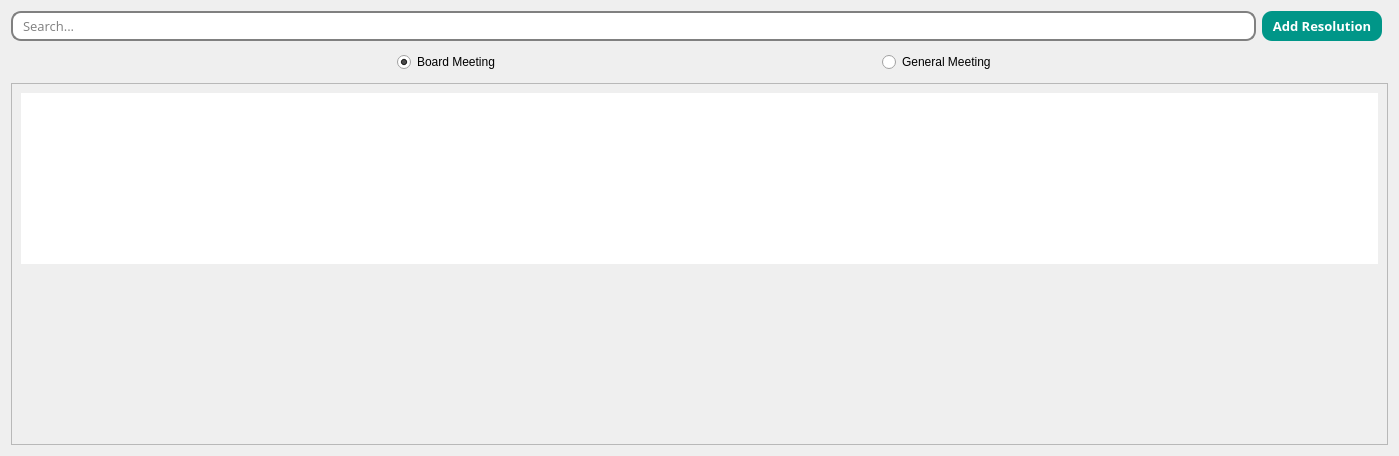
<?xml version="1.0" encoding="UTF-8"?>
<ui version="4.0">
 <class>Form</class>
 <widget class="QWidget" name="Form">
  <property name="geometry">
   <rect>
    <x>0</x>
    <y>0</y>
    <width>1399</width>
    <height>456</height>
   </rect>
  </property>
  <property name="windowTitle">
   <string>Form</string>
  </property>
  <layout class="QGridLayout" name="gridLayout">
   <item row="2" column="0" colspan="2">
    <widget class="QScrollArea" name="scrollArea">
     <property name="font">
      <font>
       <family>Open Sans</family>
       <pointsize>10</pointsize>
       <stylestrategy>PreferAntialias</stylestrategy>
      </font>
     </property>
     <property name="widgetResizable">
      <bool>true</bool>
     </property>
     <widget class="QWidget" name="scrollAreaWidgetContents">
      <property name="geometry">
       <rect>
        <x>0</x>
        <y>0</y>
        <width>1379</width>
        <height>364</height>
       </rect>
      </property>
      <layout class="QGridLayout" name="gridLayout_2">
       <item row="0" column="0">
        <widget class="QTableView" name="Companydisplay">
         <property name="font">
          <font>
           <family>Open Sans</family>
           <pointsize>10</pointsize>
           <stylestrategy>PreferAntialias</stylestrategy>
          </font>
         </property>
         <property name="frameShape">
          <enum>QFrame::NoFrame</enum>
         </property>
         <property name="frameShadow">
          <enum>QFrame::Sunken</enum>
         </property>
         <property name="midLineWidth">
          <number>9</number>
         </property>
         <property name="sizeAdjustPolicy">
          <enum>QAbstractScrollArea::AdjustToContents</enum>
         </property>
         <property name="showGrid">
          <bool>true</bool>
         </property>
         <property name="gridStyle">
          <enum>Qt::DashLine</enum>
         </property>
         <property name="sortingEnabled">
          <bool>true</bool>
         </property>
         <property name="wordWrap">
          <bool>true</bool>
         </property>
         <attribute name="horizontalHeaderMinimumSectionSize">
          <number>20</number>
         </attribute>
         <attribute name="horizontalHeaderDefaultSectionSize">
          <number>150</number>
         </attribute>
         <attribute name="horizontalHeaderHighlightSections">
          <bool>false</bool>
         </attribute>
         <attribute name="horizontalHeaderStretchLastSection">
          <bool>true</bool>
         </attribute>
         <attribute name="verticalHeaderCascadingSectionResizes">
          <bool>false</bool>
         </attribute>
         <attribute name="verticalHeaderDefaultSectionSize">
          <number>26</number>
         </attribute>
         <attribute name="verticalHeaderHighlightSections">
          <bool>true</bool>
         </attribute>
        </widget>
       </item>
       <item row="1" column="0">
        <spacer name="verticalSpacer">
         <property name="orientation">
          <enum>Qt::Vertical</enum>
         </property>
         <property name="sizeHint" stdset="0">
          <size>
           <width>20</width>
           <height>40</height>
          </size>
         </property>
        </spacer>
       </item>
      </layout>
     </widget>
    </widget>
   </item>
   <item row="0" column="0">
    <widget class="QWidget" name="widget" native="true">
     <property name="maximumSize">
      <size>
       <width>16777215</width>
       <height>30</height>
      </size>
     </property>
     <property name="font">
      <font>
       <family>Open Sans</family>
       <pointsize>10</pointsize>
       <stylestrategy>PreferAntialias</stylestrategy>
      </font>
     </property>
     <layout class="QHBoxLayout" name="horizontalLayout">
      <property name="leftMargin">
       <number>0</number>
      </property>
      <property name="topMargin">
       <number>0</number>
      </property>
      <property name="rightMargin">
       <number>0</number>
      </property>
      <property name="bottomMargin">
       <number>0</number>
      </property>
      <item>
       <widget class="QLineEdit" name="Searchbar">
        <property name="sizePolicy">
         <sizepolicy hsizetype="Expanding" vsizetype="Expanding">
          <horstretch>0</horstretch>
          <verstretch>0</verstretch>
         </sizepolicy>
        </property>
        <property name="font">
         <font>
          <family>Open Sans</family>
          <pointsize>10</pointsize>
          <stylestrategy>PreferAntialias</stylestrategy>
         </font>
        </property>
        <property name="styleSheet">
         <string notr="true">border: 2px solid gray;
 border-radius: 10px;
  padding: 0 8px;</string>
        </property>
        <property name="placeholderText">
         <string>Search...</string>
        </property>
       </widget>
      </item>
      <item>
       <widget class="QPushButton" name="addCompany">
        <property name="sizePolicy">
         <sizepolicy hsizetype="Expanding" vsizetype="Expanding">
          <horstretch>0</horstretch>
          <verstretch>0</verstretch>
         </sizepolicy>
        </property>
        <property name="minimumSize">
         <size>
          <width>0</width>
          <height>0</height>
         </size>
        </property>
        <property name="maximumSize">
         <size>
          <width>120</width>
          <height>30</height>
         </size>
        </property>
        <property name="font">
         <font>
          <family>Open Sans</family>
          <pointsize>10</pointsize>
          <weight>75</weight>
          <bold>true</bold>
          <stylestrategy>PreferAntialias</stylestrategy>
         </font>
        </property>
        <property name="styleSheet">
         <string notr="true">color: rgb(255, 255, 255);
background-color:rgb(0,150,136);
border-radius:10</string>
        </property>
        <property name="text">
         <string>Add Resolution</string>
        </property>
       </widget>
      </item>
     </layout>
    </widget>
   </item>
   <item row="1" column="0">
    <widget class="QWidget" name="widget_2" native="true">
     <property name="minimumSize">
      <size>
       <width>0</width>
       <height>30</height>
      </size>
     </property>
     <property name="maximumSize">
      <size>
       <width>16777215</width>
       <height>30</height>
      </size>
     </property>
     <layout class="QHBoxLayout" name="horizontalLayout_2">
      <property name="topMargin">
       <number>0</number>
      </property>
      <property name="bottomMargin">
       <number>0</number>
      </property>
      <item>
       <spacer name="horizontalSpacer">
        <property name="orientation">
         <enum>Qt::Horizontal</enum>
        </property>
        <property name="sizeHint" stdset="0">
         <size>
          <width>40</width>
          <height>20</height>
         </size>
        </property>
       </spacer>
      </item>
      <item>
       <widget class="QRadioButton" name="isBM">
        <property name="font">
         <font>
          <stylestrategy>PreferAntialias</stylestrategy>
         </font>
        </property>
        <property name="text">
         <string>Board Meeting</string>
        </property>
        <property name="checked">
         <bool>true</bool>
        </property>
       </widget>
      </item>
      <item>
       <spacer name="horizontalSpacer_3">
        <property name="orientation">
         <enum>Qt::Horizontal</enum>
        </property>
        <property name="sizeHint" stdset="0">
         <size>
          <width>40</width>
          <height>20</height>
         </size>
        </property>
       </spacer>
      </item>
      <item>
       <widget class="QRadioButton" name="isGM">
        <property name="font">
         <font>
          <stylestrategy>PreferAntialias</stylestrategy>
         </font>
        </property>
        <property name="text">
         <string>General Meeting</string>
        </property>
       </widget>
      </item>
      <item>
       <spacer name="horizontalSpacer_2">
        <property name="orientation">
         <enum>Qt::Horizontal</enum>
        </property>
        <property name="sizeHint" stdset="0">
         <size>
          <width>40</width>
          <height>20</height>
         </size>
        </property>
       </spacer>
      </item>
     </layout>
    </widget>
   </item>
  </layout>
 </widget>
 <resources/>
 <connections/>
</ui>
